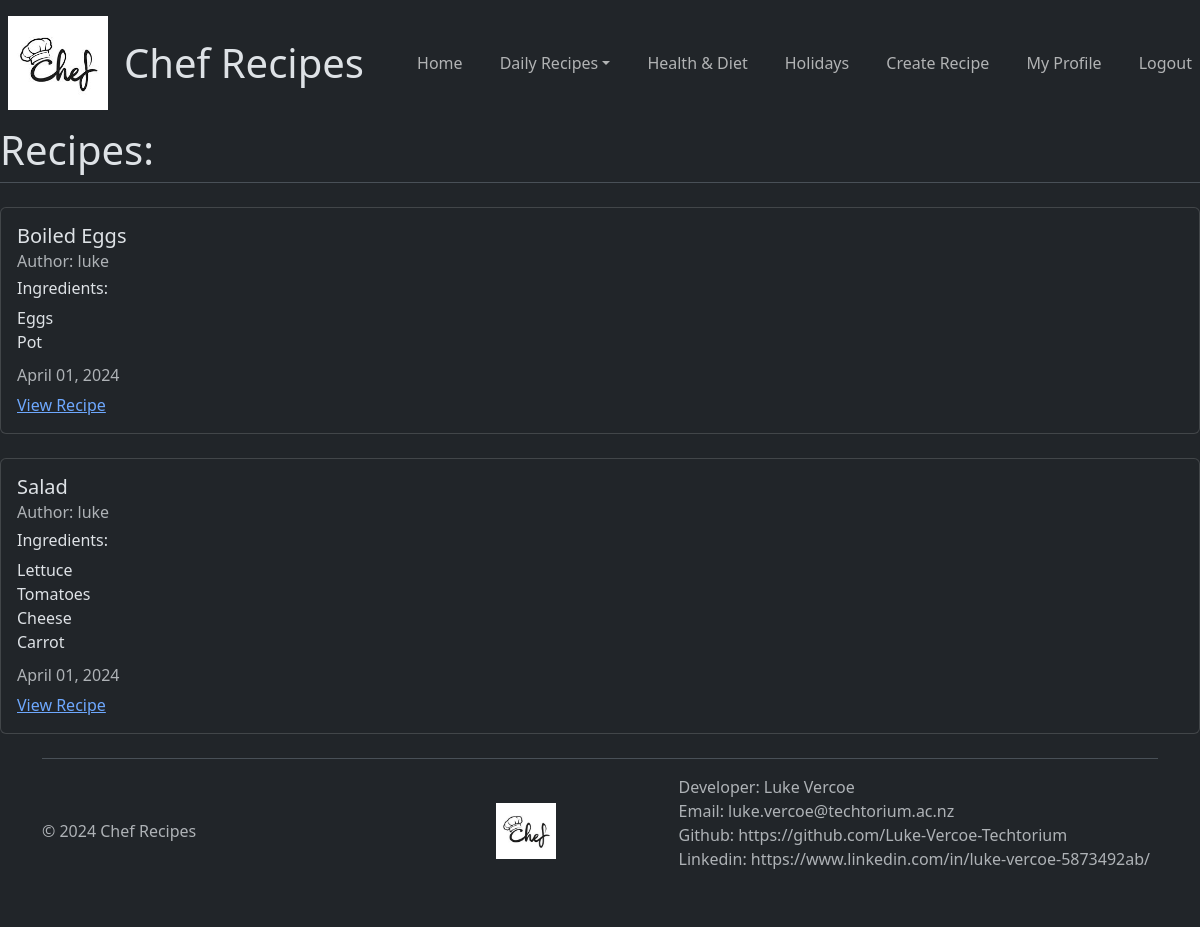
/health_diet (signed in), run on the app's committed database.
### recipes/models.py (models this page shows, shortened)
class recipe(models.Model):
    class Meta:
        ordering = ('-updated_at',)
    title = models.CharField(max_length=100)
    ingredients = models.TextField()
    description = models.TextField()
    category = models.CharField(max_length=100, choices=(
        ("NONE", "None"),
        ("HEALTH_DIET", "Health & Diet"),
        ("HOLIDAYS", "Holidays"),
    ))
    meal_time = models.CharField(max_length=100, choices=(
        ("BREAKFAST", "Breakfast"),
        ("LUNCH", "Lunch"),
        ("DINNER", "Dinner"),
        ("DESSERT", "Dessert"),
    ))
    author = models.ForeignKey(User, on_delete=models.CASCADE)
    created_at = models.DateTimeField(auto_now_add=True)
    updated_at = models.DateTimeField(auto_now=True)

### recipes/views.py (the view)
# urls.py: path("health_diet", views.recipeHealthDietView.as_view(), name="recipes-health-diet"),
class recipeHealthDietView(ListView):
    model = models.recipe
    template_name ="recipes/health_diet.html"
    context_object_name = "recipes"

### recipes/templates/recipes/health_diet.html (shortened to what this page needs)
{% extends "recipes/base.html" %}
{% block content %}
<h1>Recipes:</h1>
<div class="border-top">
    {% for recipe in recipes %}
    {% if recipe.category == "HEALTH_DIET" %}
    {% include "recipes/recipe_display.html" %}
    {% endif %}
    {% endfor %}
</div>
{% endblock content %}

### recipes/templates/recipes/recipe_display.html (shortened to what this page needs)
<div class="card my-4">
    <div class="card-body">
        <h5 class="card-title">{{ recipe.title }}</h5>
        <h6 class="card-subtitle mb-2 text-muted">Author: {{ recipe.author }}</h6>
        <h6 class="card-title">Ingredients:</h6>
        <p class="card-text">
            {{ recipe.ingredients|linebreaksbr }}
        <h6 class="card-subtitle mb-2 text-muted">{{ recipe.updated_at|date:"F d, Y" }}</h6>
        <a href="{% url 'recipes-detail' recipe.pk %}" class="card-link">View Recipe</a>
    </div>
</div>

### data on the page
recipe: title "Boiled Eggs", author "luke", ingredients "Eggs Pot", updated_at "April 01, 2024"
recipe: title "Salad", author "luke", ingredients "Lettuce Tomatoes Cheese Carrot", updated_at "April 01, 2024"
